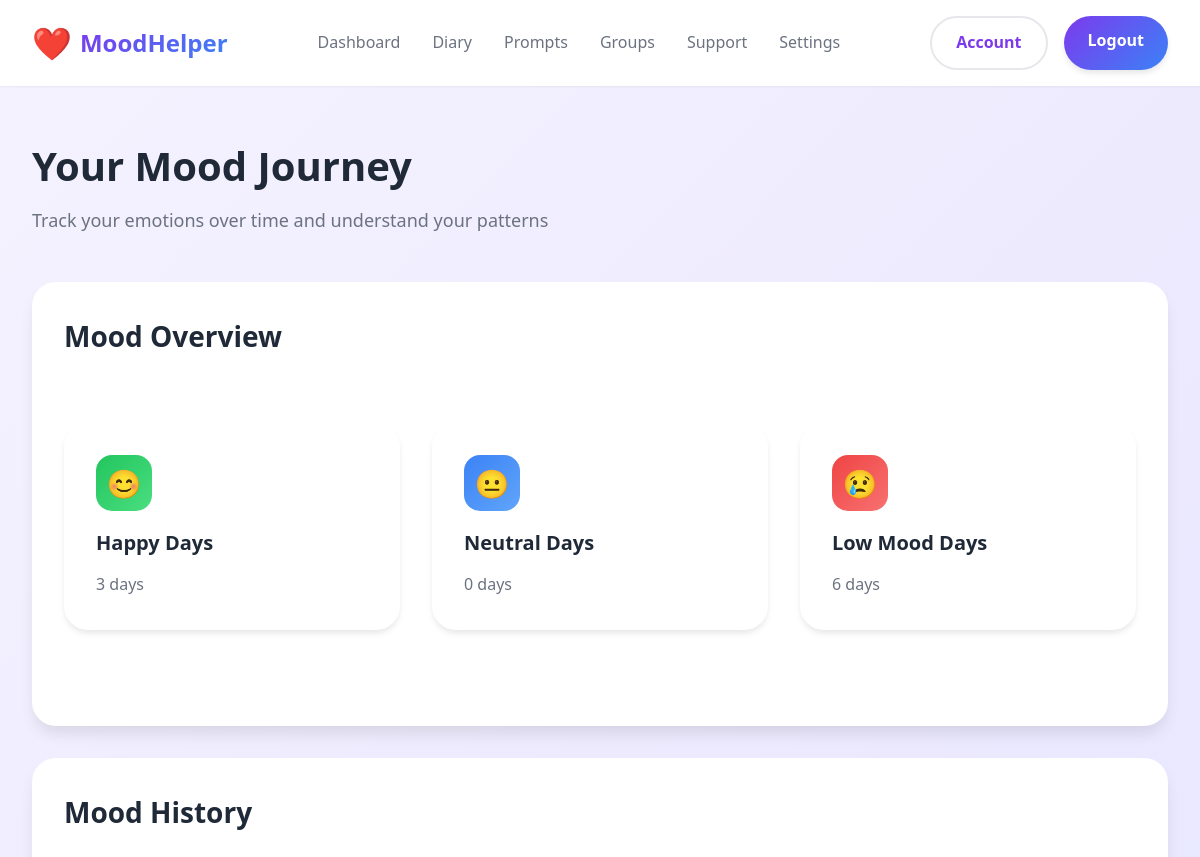
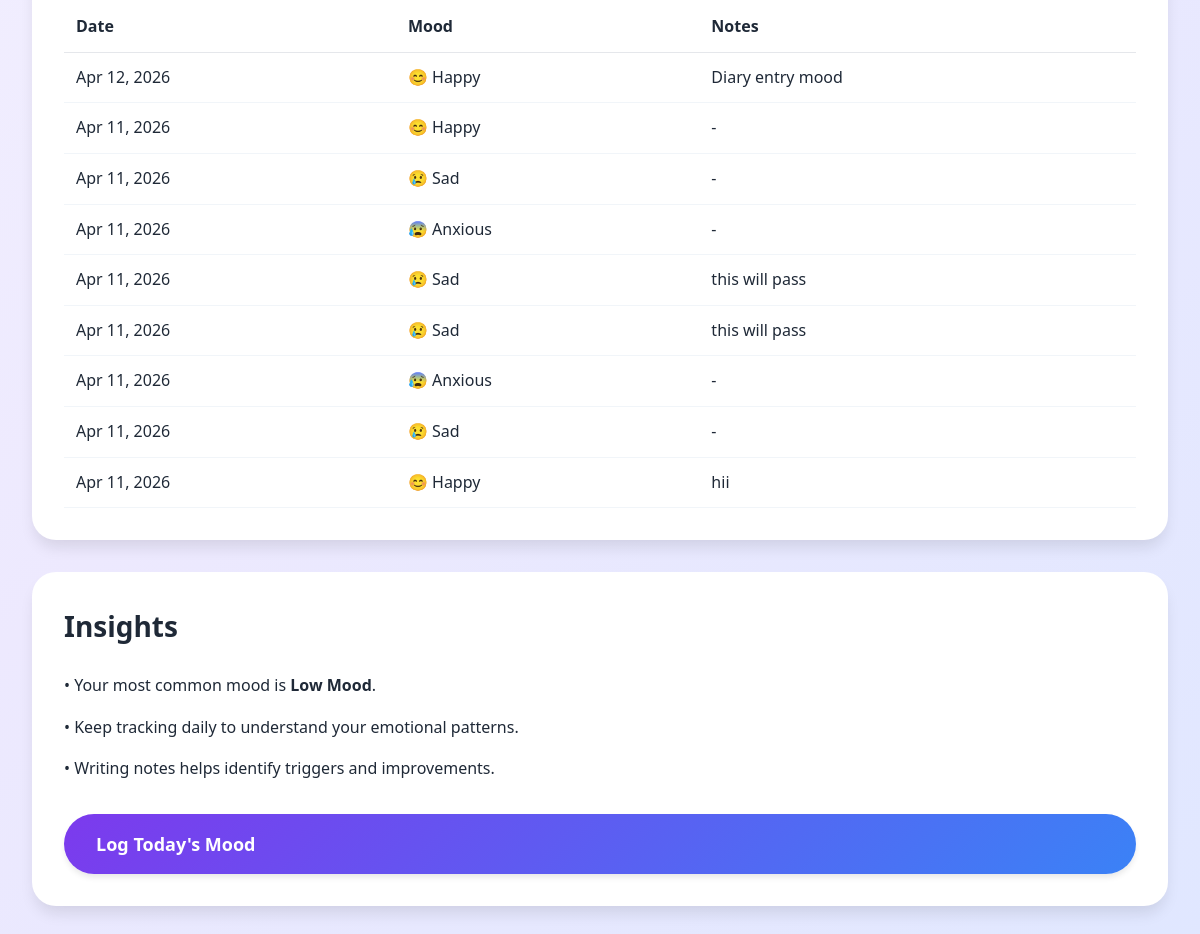
The page /mood-tracking.php (signed in) on the database as committed earlier (2 pictures, top to bottom).
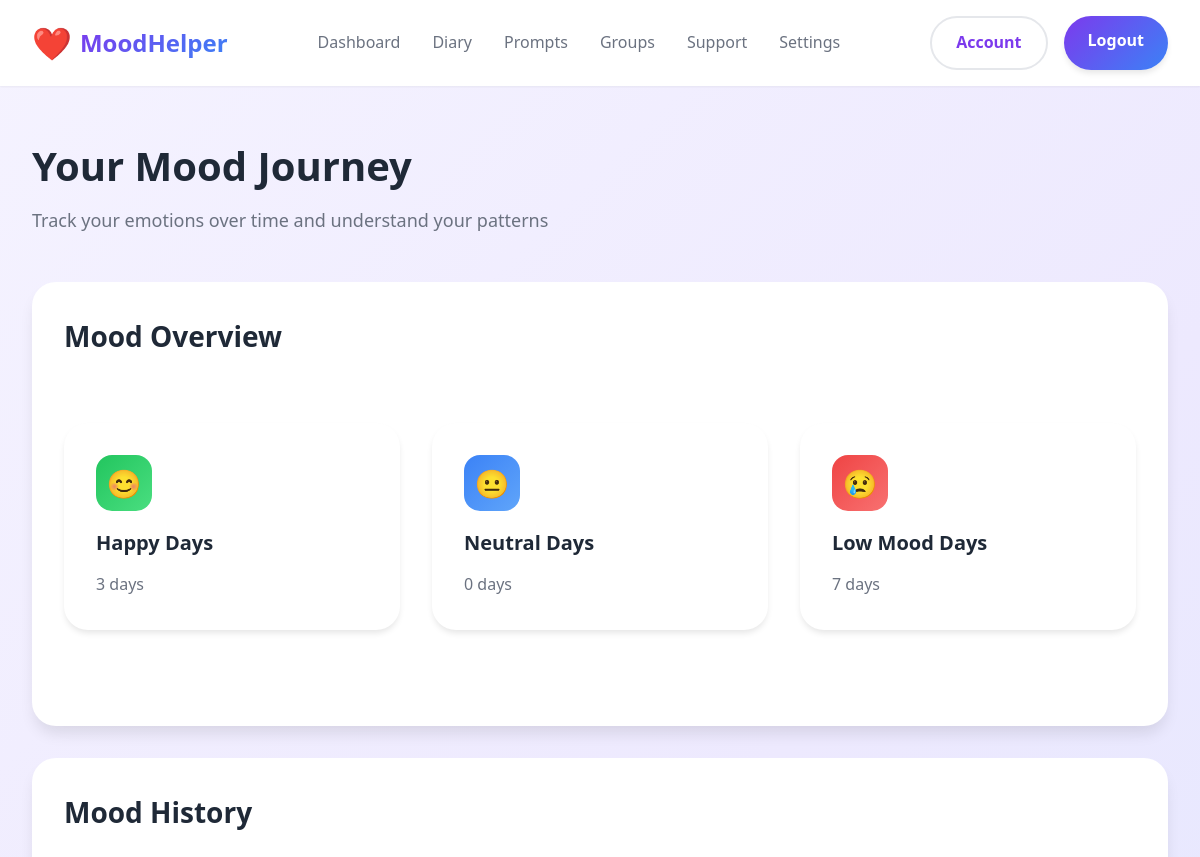
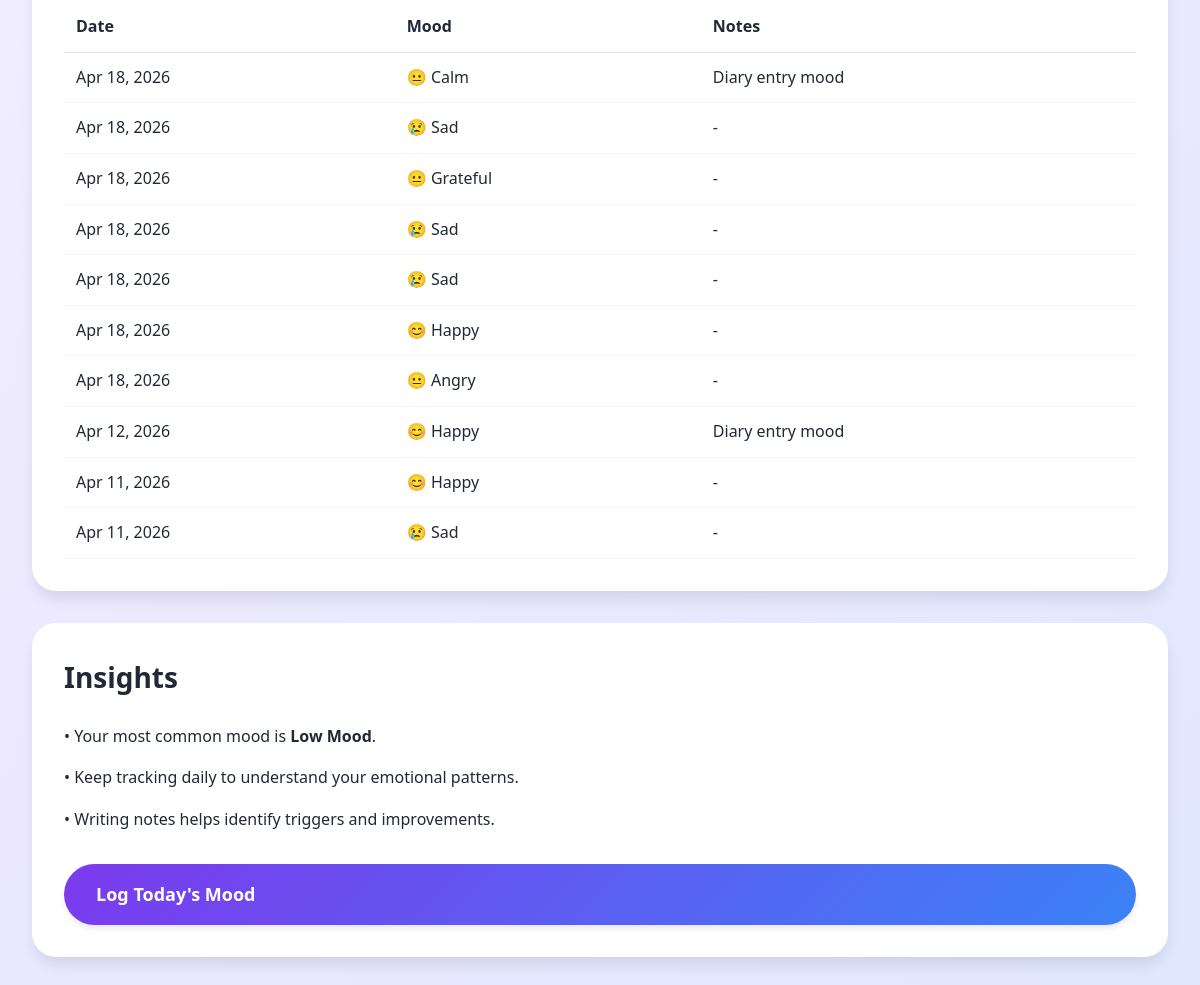
The same page on the database as committed later (2 pictures, top to bottom).
### tables this page shows
CREATE TABLE IF NOT EXISTS `moodentries` (
  `mood_id` int NOT NULL AUTO_INCREMENT,
  `user_id` int NOT NULL,
  `mood` varchar(20) NOT NULL,
  `notes` text,
  `mood_date` datetime DEFAULT CURRENT_TIMESTAMP,
  `created_at` timestamp NULL DEFAULT CURRENT_TIMESTAMP,
  PRIMARY KEY (`mood_id`),
  KEY `user_id` (`user_id`)
);

### mood-tracking.php (the view, shortened to what this page needs)
<?php
$conn = new mysqli("localhost", "root", "", "moodhelperdb");
$user_id = $_SESSION['user_id'];
$sql = "SELECT * FROM moodentries WHERE user_id = ? ORDER BY mood_date DESC LIMIT 10";
$stmt = $conn->prepare($sql);
$stmt->bind_param("i", $user_id);
$stmt->execute();
$result = $stmt->get_result();
$happy = 0;
$neutral = 0;
$sad = 0;
$moods = [];
while ($row = $result->fetch_assoc()) {
    $moods[] = $row;
    if ($row['mood'] == 'happy') $happy++;
    elseif ($row['mood'] == 'neutral') $neutral++;
    else $sad++;
}
?>
<!DOCTYPE html>
<html lang="en">
<head>
<link rel="stylesheet" href="css/styles.css">
</head>
<body>
<nav class="navbar">
<div class="container">
<a href="dashboard.php" class="logo">
<span class="logo-icon">❤️</span>
<span class="logo-text">MoodHelper</span>
</a>
<ul class="nav-links">
<li><a href="dashboard.php">Dashboard</a></li>
<li><a href="diary.php">Diary</a></li>
<li><a href="daily-prompt.php">Prompts</a></li>
<li><a href="groups.php">Groups</a></li>
<li><a href="mood-support.php">Support</a></li>
<li><a href="settings.php">Settings</a></li>
</ul>
<div class="nav-buttons">
<a href="account.php" class="btn btn-secondary">Account</a>
<a href="index.html" class="btn btn-primary">Logout</a>
</div>
</div>
</nav>
<div class="container" style="padding:3rem 2rem;">
<div style="margin-bottom:3rem;">
<h1 style="font-size:2.5rem; margin-bottom:0.5rem;">
Your Mood Journey
</h1>
<p style="font-size:1.125rem; color:var(--text-secondary);">
Track your emotions over time and understand your patterns
</p>
</div>
<div class="card" style="margin-bottom:2rem;">
<h2 style="margin-bottom:1rem;">Mood Overview</h2>
<div class="features">
<div class="feature-card">
<div class="feature-icon" style="background:linear-gradient(135deg,#22c55e,#4ade80); color:white;">
😊
</div>
<h3>Happy Days</h3>
<p><?php echo $happy; ?> days</p>
</div>
<div class="feature-card">
<div class="feature-icon" style="background:linear-gradient(135deg,#3b82f6,#60a5fa); color:white;">
😐
</div>
<h3>Neutral Days</h3>
<p><?php echo $neutral; ?> days</p>
</div>
<div class="feature-card">
<div class="feature-icon" style="background:linear-gradient(135deg,#ef4444,#f87171); color:white;">
😢
</div>
<h3>Low Mood Days</h3>
<p><?php echo $sad; ?> days</p>
</div>
</div>
</div>
<div class="card" style="margin-bottom:2rem;">
<h2 style="margin-bottom:1.5rem;">Mood History</h2>
<table style="width:100%; border-collapse:collapse;">
<thead>
<tr style="border-bottom:1px solid #e5e7eb; text-align:left;">
<th style="padding:0.75rem;">Date</th>
<th style="padding:0.75rem;">Mood</th>
<th style="padding:0.75rem;">Notes</th>
</tr>
</thead>
<tbody>
<?php if (count($moods) > 0): ?>
    <?php foreach ($moods as $row): ?>
    <tr style="border-bottom:1px solid #f1f5f9;">
        <td style="padding:0.75rem;">
            <?php echo date("M d, Y", strtotime($row['mood_date'])); ?>
        </td>
        <td style="padding:0.75rem;">
            <?php
            $emoji = "😐";
            if ($row['mood'] == 'happy') $emoji = "😊";
            elseif ($row['mood'] == 'sad') $emoji = "😢";
            elseif ($row['mood'] == 'anxious') $emoji = "😰";
            ?>
            <?php echo $emoji . " " . ucfirst($row['mood']); ?>
        </td>
        <td style="padding:0.75rem;">
            <?php echo !empty($row['notes']) ? $row['notes'] : '-'; ?>
        </td>
    </tr>
    <?php endforeach; ?>
<?php endif; ?>
</tbody>
</table>
</div>
<div class="card">
<h2 style="margin-bottom:1.5rem;">Insights</h2>
<p style="margin-bottom:1rem;">
• Your most common mood is <strong>
<?php
if ($happy >= $neutral && $happy >= $sad) echo "Happy";
elseif ($neutral >= $happy && $neutral >= $sad) echo "Neutral";
else echo "Low Mood";
?>
</strong>.
</p>
<p style="margin-bottom:1rem;">
• Keep tracking daily to understand your emotional patterns.
</p>
<p>
• Writing notes helps identify triggers and improvements.
</p>
<div style="margin-top:2rem;">
<a href="dashboard.php" class="btn btn-primary btn-large" style="width:100%;">
Log Today's Mood
</a>
</div>
</div>
</div>
</body>
</html>

### css/styles.css (style rules this page uses)
* { margin: 0; padding: 0; box-sizing: border-box; }
:root { --primary-purple: #7c3aed; --primary-blue: #3b82f6; --secondary-purple: #a78bfa; --secondary-blue: #60a5fa; --background-light: #f8f7ff; --background-gradient: linear-gradient(135deg, #f5f3ff 0%, #ede9fe 50%, #e0e7ff 100%); --text-primary: #1f2937; --text-secondary: #6b7280; --white: #ffffff; --border-light: #e5e7eb; --shadow-sm: 0 1px 2px 0 rgba(0, 0, 0, 0.05); --shadow-md: 0 4px 6px -1px rgba(0, 0, 0, 0.1); --shadow-lg: 0 10px 15px -3px rgba(0, 0, 0, 0.1); --shadow-xl: 0 20px 25px -5px rgba(0, 0, 0, 0.1); --calm-bg: linear-gradient(135deg, #f0fdf4 0%, #dcfce7 50%, #dbeafe 100%); --calm-primary: #10b981; --calm-secondary: #6ee7b7; --calm-text: #064e3b; }
body { font-family: 'Segoe UI', Tahoma, Geneva, Verdana, sans-serif; background: var(--background-gradient); color: var(--text-primary); line-height: 1.6; min-height: 100vh; }
.navbar { background: var(--white); box-shadow: var(--shadow-sm); position: sticky; top: 0; z-index: 1000; padding: 1rem 0; }
.navbar .container { max-width: 1200px; margin: 0 auto; padding: 0 2rem; display: flex; justify-content: space-between; align-items: center; }
.logo { display: flex; align-items: center; gap: 0.5rem; text-decoration: none; }
.logo-icon { font-size: 2rem; }
.logo-text { font-size: 1.5rem; font-weight: 600; background: linear-gradient(135deg, var(--primary-purple), var(--primary-blue)); -webkit-background-clip: text; -webkit-text-fill-color: transparent; background-clip: text; }
.nav-links { display: flex; gap: 2rem; list-style: none; align-items: center; }
.nav-links a { text-decoration: none; color: var(--text-secondary); font-weight: 500; transition: color 0.3s ease; }
.nav-buttons { display: flex; gap: 1rem; }
.btn { padding: 0.75rem 1.5rem; border: none; border-radius: 2rem; font-weight: 600; cursor: pointer; transition: all 0.3s ease; text-decoration: none; display: inline-block; font-size: 1rem; }
.btn-primary { background: linear-gradient(135deg, var(--primary-purple), var(--primary-blue)); color: var(--white); box-shadow: var(--shadow-md); }
.btn-secondary { background: transparent; color: var(--primary-purple); border: 2px solid var(--border-light); }
.btn-large { padding: 1rem 2rem; font-size: 1.125rem; }
.container { max-width: 1200px; margin: 0 auto; padding: 0 2rem; }
.features { display: grid; grid-template-columns: repeat(auto-fit, minmax(300px, 1fr)); gap: 2rem; margin: 4rem 0; }
.feature-card { background: var(--white); padding: 2rem; border-radius: 1.5rem; box-shadow: var(--shadow-md); transition: all 0.3s ease; }
.feature-icon { width: 3.5rem; height: 3.5rem; border-radius: 1rem; display: flex; align-items: center; justify-content: center; font-size: 1.75rem; margin-bottom: 1rem; }
.feature-card h3 { font-size: 1.25rem; margin-bottom: 0.75rem; }
.feature-card p { color: var(--text-secondary); line-height: 1.7; }
.card { background: var(--white); border-radius: 1.5rem; padding: 2rem; box-shadow: var(--shadow-lg); }
.card h2 { font-size: 1.75rem; }

Rows that differ between the two databases and show on the page:
no longer on this page (row unchanged): moodentries: mood_date "Apr 11, 2026", mood "😰", mood "Anxious"
no longer on this page (row unchanged): moodentries: mood_date "Apr 11, 2026", mood "😢", mood "Sad", notes "this will pass"
no longer on this page (row unchanged): moodentries: mood_date "Apr 11, 2026", mood "😢", mood "Sad", notes "this will pass"
no longer on this page (row unchanged): moodentries: mood_date "Apr 11, 2026", mood "😰", mood "Anxious"
no longer on this page (row unchanged): moodentries: mood_date "Apr 11, 2026", mood "😢", mood "Sad"
no longer on this page (row unchanged): moodentries: mood_date "Apr 11, 2026", mood "😊", mood "Happy", notes "hii"
added moodentries: mood_date "Apr 18, 2026", emoji "😐", mood "Calm", notes "Diary entry mood"
added moodentries: mood_date "Apr 18, 2026", mood "😢", mood "Sad"
added moodentries: mood_date "Apr 18, 2026", emoji "😐", mood "Grateful"
added moodentries: mood_date "Apr 18, 2026", mood "😢", mood "Sad"
added moodentries: mood_date "Apr 18, 2026", mood "😢", mood "Sad"
added moodentries: mood_date "Apr 18, 2026", mood "😊", mood "Happy"
added moodentries: mood_date "Apr 18, 2026", emoji "😐", mood "Angry"
Other text that changed with them:
$sad: "6" → "7"
